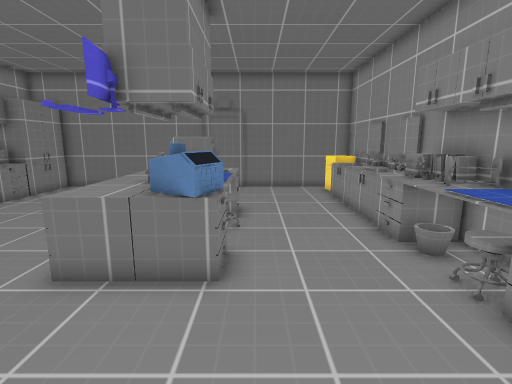
View 1 (above)

12 first-person views from a walk through a 3-D level made in the Godot game engine. The camera is 1.4 m above the floor, tilts 10° down and sees 85° across. The floor is counted in squares, 0.5 m on a side. Each view is taken from the middle of a square. On the plan, view 1 faces up. The plan holds only what a view shows up to about 19 squares ahead; the rest is blank. Some surface patterns are stand-ins.

View 2
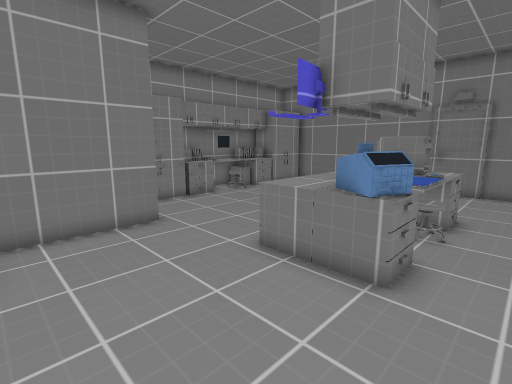

View 3
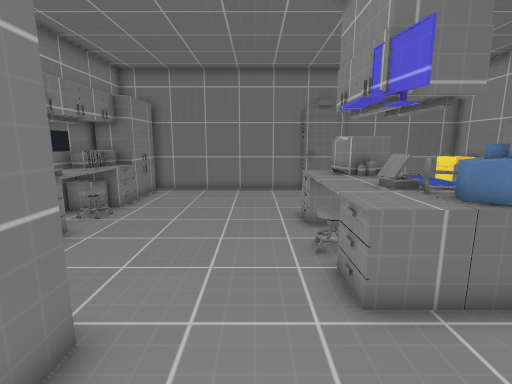

View 4
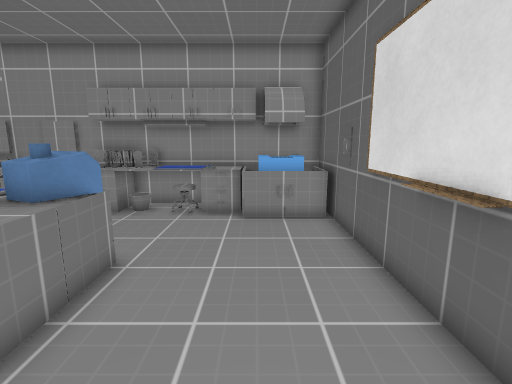

View 5
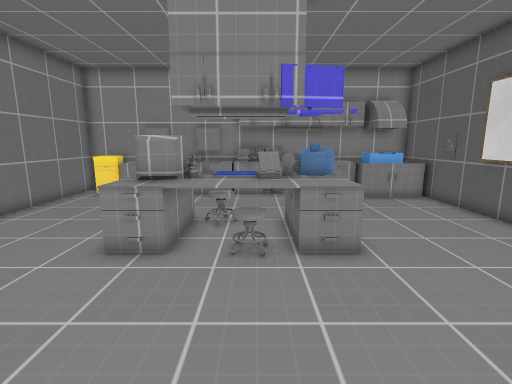

View 6
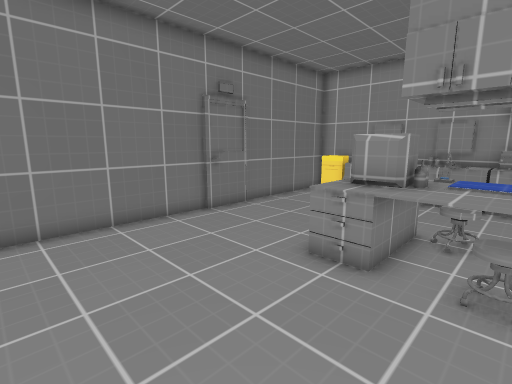

View 7
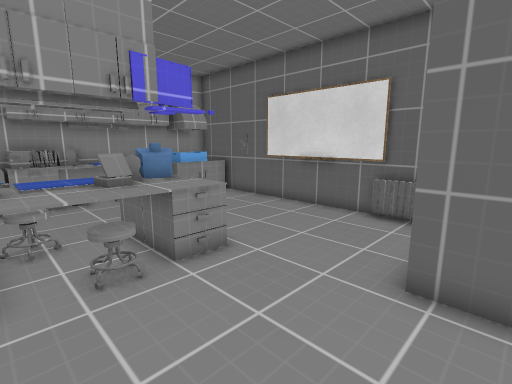

View 8
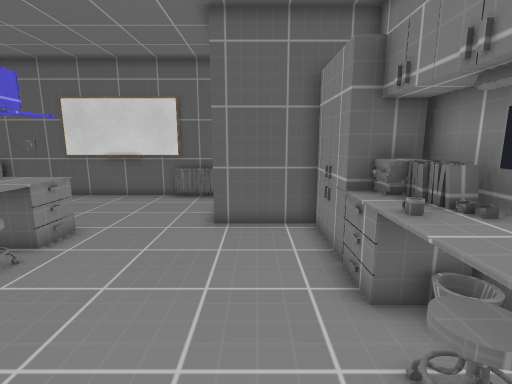

View 9
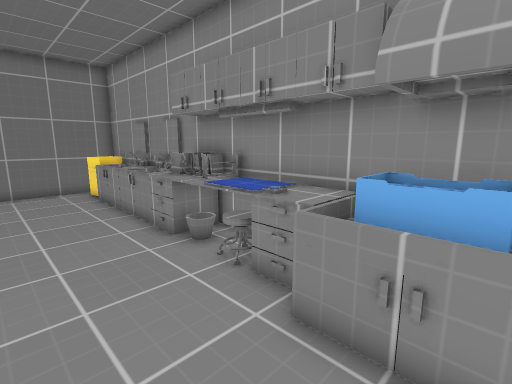

View 10
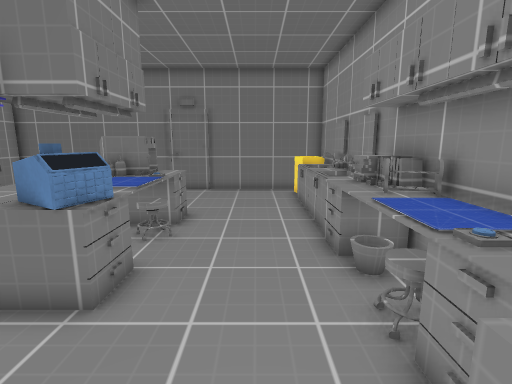

View 11
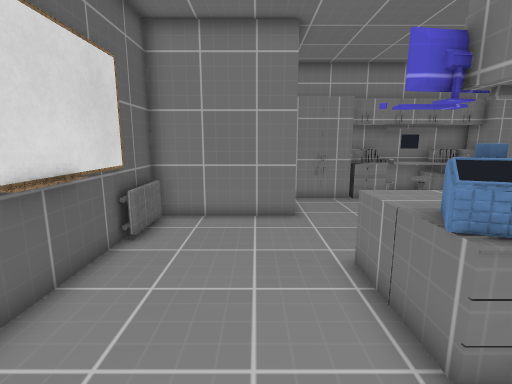

View 12
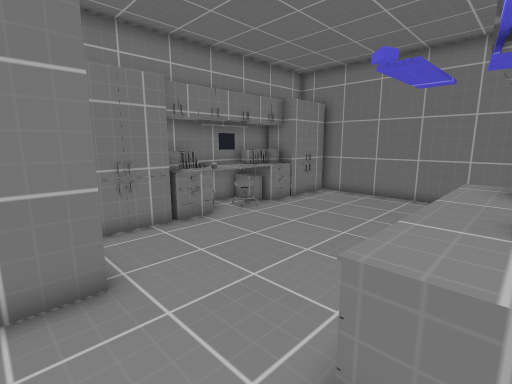

### Floor plan
Key: @ floor where view 1 was taken; # wall or solid block; . floor; D closed door; = window, fence, low wall or low ledge; ^ raised ledge; M monitor; L lamp; B box; O other object.
Columns run from 14 left of view 1 to 6 right of it. Each row starts with its distance up from view 1.
 18   #########DDD#######
 17   #...............OO#
 16   #...............OO#
 15  ##...............^^^
 14  #^...............^^#
 13 ##^...............^^^
 12 ##^.......^=^^....^^^
 11 #M^.......^^^^....^^#
 10 #^^.......^^#O....^^^
  9 ##^.......^^^^....^##
  8 ##^.......=#^^....^##
  7   #.......#^OO....^##
  6   #.......=^OO....^##
  5   ####....==#O....=##
  4      #............L##
  3      #............^=#
  2      #............B##
  1      # ..........=BB#
  0      #===.....@..=BB#
 -1      ################

Where each view was taken, in squares from view 1:
view 1: 0 up, 0 right, facing up
view 2: 0 up, 1 right, facing up-left
view 3: 1 up, 6 left, facing up
view 4: 2 up, 7 left, facing right
view 5: 8 up, 11 left, facing right
view 6: 8 up, 10 left, facing up-right
view 7: 10 up, 10 left, facing down-right
view 8: 14 up, 10 left, facing down
view 9: 0 up, 0 right, facing up-right
view 10: 1 up, 2 right, facing up
view 11: 3 up, 2 right, facing left
view 12: 3 up, 3 left, facing up-left
